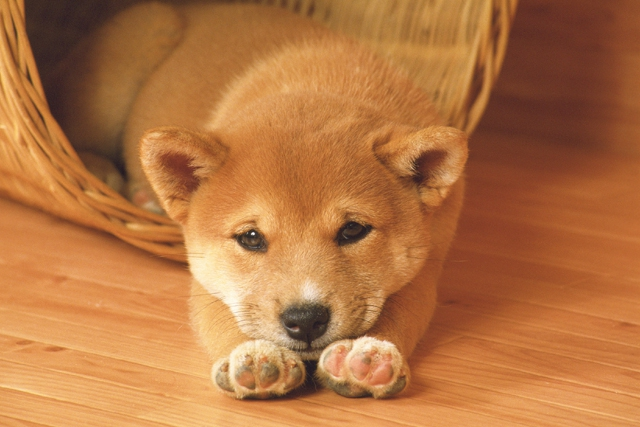
#> input picture chap2/2.3/image_shiba.jpg, 640 x 427 px
$ jupyter execute gaussian_filter.ipynb
#> lines starting #> are read from the running program, lines starting #| are printed output that depends on the picture
[cell 1]
#画像を表現するクラスをロード
from PIL import Image
import numpy as np
#画像をsampleを開く
img = Image.open('image_shiba.jpg')
#> img is the input picture: PIL image 640x427 RGB; mean R, G, B 179.9, 116.4, 66.4

# グレースケールに変換
gray_img = img.convert('L')
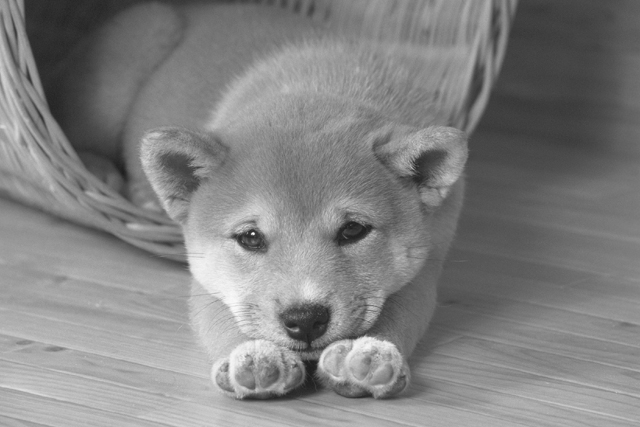
#> gray_img: PIL image 640x427 L; min 29, max 254, mean 129.7
gray_img.save('sample-gray.jpg')

height, width = gray_img.size
#> height = 640; width = 427
# 画像を配列に変換
img_pixels = np.array([[gray_img.getpixel((j,i)) for j in range(height)] for i in range(width)])

[cell 2]
def new_image(img, filt):

    height, width = img_pixels.shape
#> height = 427; width = 640

    new_height = height - filt.shape[0] + 1
#> new_height = 425
    new_width = width - filt.shape[1] + 1
#> new_width = 638

    new_image = np.ones(new_height * new_width).reshape((new_height, new_width))

    for i in range(new_height):
        for j in range(new_width):
            point = img[i : i + filt.shape[0], j : j + filt.shape[1]] * filt
            new_image[i, j] = np.sum(point, axis=None)
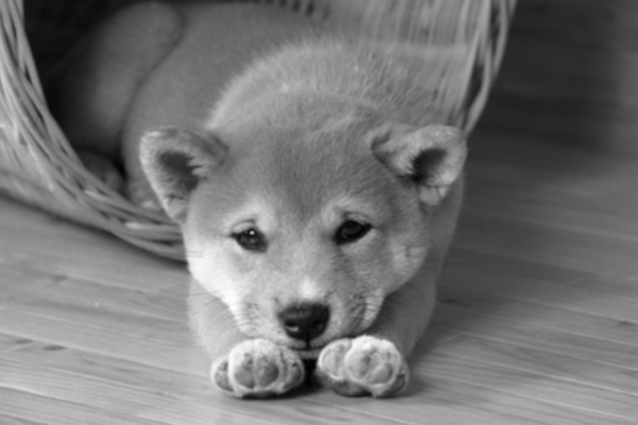
#> new_image: shape (425, 638) float64; min 1.72, max 13.78, mean 7.23; drawn with min black and max white
    return new_image

[cell 3]
from math import *
def gaussian(x, y, sigma):
    return 1 / (2*pi*sigma**2) * exp(-1 * (x**2 + y**2) / (2*sigma**2))
sigma = 5.0
N = 11
average_filter = np.ones(N**2).reshape((N, N)) / N**2
gaussian_filter = np.array([gaussian(x-1, y-1, sigma) for x in range(3) for y in range(3)]).reshape((3, 3))

new_image_1 = new_image(img_pixels, gaussian_filter)

[cell 4]
import matplotlib.pyplot as plt
fig, axes= plt.subplots(1,2, figsize=(10,10))
axes[0].imshow(img_pixels, 'gray')
axes[1].imshow(new_image_1, 'gray')
plt.show()
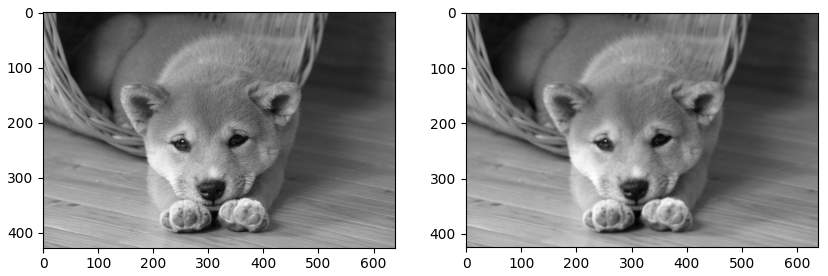
#> figure drawn by matplotlib, 2 panels
